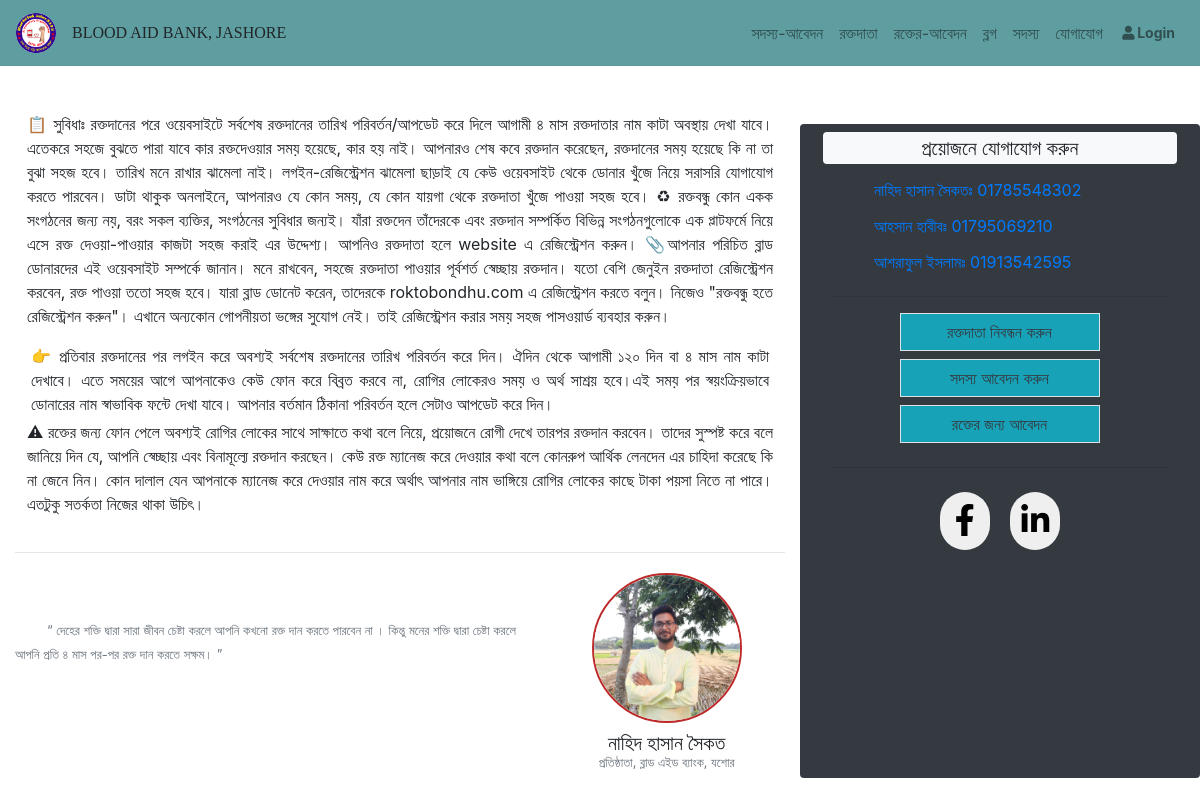
Screenshot of /About/ with the database file from the repository.
### Bloodbank/models.py (models this page shows, shortened)
class About(models.Model):
    description1 = models.TextField(verbose_name="বিস্তারিত-১")
    description2 = models.TextField(verbose_name="বিস্তারিত-২")
    description3 = models.TextField(verbose_name="বিস্তারিত-৩")
    chairman_img = models.ImageField(upload_to='chairman/', default = '', verbose_name = 'ছবি')
    class Meta:
        verbose_name_plural = "About BABJ"

### Bloodbank/views.py (the view)
# urls.py: path('About/', views.showAbout, name = 'about'),
def showAbout(request):
    about = About.objects.all().last()
    diction = {
        'about':about,
    }
    return render(request, 'Bloodbank/about.html', context=diction)

### templates/Bloodbank/about.html (shortened to what this page needs)
{% extends "base.html" %}
{% load static %}
{% block content %}
<div class="container-fluid" style="margin-top:100px">
    <div class="mt-5 row">
        <div class="col-sm-8">
            <div class="text-justify m-2 p-1">
                    <p>{{about.description1|safe}}</p>
                    <p class="m-1">{{about.description2|safe}}</p>
                    <p>{{about.description3|safe}}</p>
            </div>
            <div>
                <hr>
                <div class="row">
                    <div class="col-sm-8">
                        <blockquote>
                            <q class="text-muted small ml-3 mt-5 p-3">
                                দেহের শক্তি দ্বারা সারা জীবন চেষ্টা করলে আপনি কখনো রক্ত দান করতে পারবেন না
                                । কিন্তু মনের শক্তি দ্বারা চেষ্টা করলে আপনি প্রতি ৪ মাস পর-পর রক্ত দান করতে সক্ষম।
                            </q>
                        </blockquote>
                    </div>
                    <div class="col-sm-4 mt-1 text-center">
                        <img src="{{about.chairman_img.url}}" alt="" style="width:150px; height:150px; border: 2px solid rgb(190, 42, 42); border-radius: 50%;">
                        <h5 class="mb-0 mt-2">নাহিদ হাসান সৈকত</h5>
                        <h3 class="small text-muted">প্রতিষ্ঠাতা, ব্লাড এইড ব্যাংক, যশোর</h3>
                    </div>
                </div>
            </div>
        </div>
        <div class="col-sm-4 mt-4 bg-dark rounded">
            <h5 class="bg-light p-1 m-2 rounded text-center">প্রয়োজনে যোগাযোগ করুন</h5>
            <div class="ml-5">
                <a class="page-link border-0 mb-0 bg-dark" href="tel:+8801785548302">নাহিদ হাসান সৈকতঃ 01785548302</a>
                <a class="page-link border-0 mb-0 bg-dark" href="tel:+8801795069210">আহসান হাবীবঃ 01795069210</a>
                <a class="page-link border-0 bg-dark" href="tel:+8801913542595">আশরাফুল ইসলামঃ 01913542595</a>
            </div>
            <div class="container-fluid">
                <hr>
                    <div class="d-flex justify-content-center">
                        <a  class=" page-link  mb-2 text-center text-dark bg-info" href="{% url 'Bloodbank:addDonor' %}" style="width: 200px;">রক্তদাতা নিবন্ধন করুন</a>
                    </div>
                    <div class="d-flex justify-content-center">
                        <a  class="page-link mb-2 text-center text-dark bg-info" href="{% url 'Bloodbank:addMember' %}" style="width: 200px;">সদস্য আবেদন করুন</a>
                    </div>
                    <div class="d-flex justify-content-center">
                        <a  class="page-link mb-2 text-center text-dark bg-info" href="{% url 'Bloodbank:booking' %}" style="width: 200px;">রক্তের জন্য আবেদন   </a>
                    </div>
                <hr>
            </div>
            <div class="media-button text-center mt-3">
                <button class="btn" onclick="window.open('https://www.facebook.com/BloodAidBank')"><i class="fab fa-facebook-f" area-hidden="true"></i></button>
                <button class="btn" onclick="window.open('https://www.facebook.com/groups/bloodaidbankjashore')"><i class="fab fa-linkedin-in" area-hidden="true"></i></button>
            </div>
        </div>
    </div>
</div>
{% endblock %}

### static/css/style.css (style rules this page uses)
.media-button .btn { border: none; border-radius:25px; padding: 5px; margin: 8px; width: 50px; cursor : pointer; font-size: 32px; }

### rows the page displays
About: description1 "📋 সুবিধাঃ রক্তদানের পরে ওয়েবসাইটে সর্বশেষ রক্তদানের তারিখ পরিবর্তন/আপডেট করে দিলে আগামী ৪ মাস রক্তদাতার নাম কাটা অবস্থায় দেখা যাবে। এতেকরে সহজে বুঝতে পারা যাবে কার রক্তদেওয়ার সময় হয়েছে, কার হয় নাই। আপনারও শেষ কবে রক্তদান করেছেন, রক্তদানের সময় হয়েছে কি না তা বুঝা সহজ হবে। তারিখ মনে রাখার ঝামেলা নাই। লগইন-রেজিস্ট্রেশন ঝামেলা ছাড়াই যে কেউ ওয়েবসাইট থেকে ডোনার খুঁজে নিয়ে সরাসরি যোগাযোগ করতে পারবেন। ডাটা থাকুক অনলাইনে, আপনারও যে কোন সময়, যে কোন যায়গা থেকে রক্তদাতা খুঁজে পাওয়া সহজ হবে। ♻ রক্তবন্ধু কোন একক সংগঠনের জন্য নয়, বরং সকল ব্যক্তির, সংগঠনের সুবিধার জন্যই। যাঁরা রক্তদেন তাঁদেরকে এবং রক্তদান সম্পর্কিত বিভিন্ন সংগঠনগুলোকে এক প্লাটফর্মে নিয়ে এসে রক্ত দেওয়া-পাওয়ার কাজটা সহজ করাই এর উদ্দেশ্য।…", description2 "👉 প্রতিবার রক্তদানের পর লগইন করে অবশ্যই সর্বশেষ রক্তদানের তারিখ পরিবর্তন করে দিন। ঐদিন থেকে আগামী ১২০ দিন বা ৪ মাস নাম কাটা দেখাবে। এতে সময়ের আগে আপনাকেও কেউ ফোন করে বিব্রত করবে না, রোগির লোকেরও সময় ও অর্থ সাশ্রয় হবে।এই সময় পর স্বয়ংক্রিয়ভাবে ডোনারের নাম স্বাভাবিক ফন্টে দেখা যাবে। আপনার বর্তমান ঠিকানা পরিবর্তন হলে সেটাও আপডেট করে দিন।", description3 "⚠ রক্তের জন্য ফোন পেলে অবশ্যই রোগির লোকের সাথে সাক্ষাতে কথা বলে নিয়ে, প্রয়োজনে রোগী দেখে তারপর রক্তদান করবেন। তাদের সুস্পষ্ট করে বলে জানিয়ে দিন যে, আপনি স্বেচ্ছায় এবং বিনামূল্যে রক্তদান করছেন। কেউ রক্ত ম্যানেজ করে দেওয়ার কথা বলে কোনরুপ আর্থিক লেনদেন এর চাহিদা করেছে কি না জেনে নিন। কোন দালাল যেন আপনাকে ম্যানেজ করে দেওয়ার নাম করে অর্থাৎ আপনার নাম ভাঙ্গিয়ে রোগির লোকের কাছে টাকা পয়সা নিতে না পারে। এতটুকু সতর্কতা নিজের থাকা উচিৎ।", chairman_img (picture)
